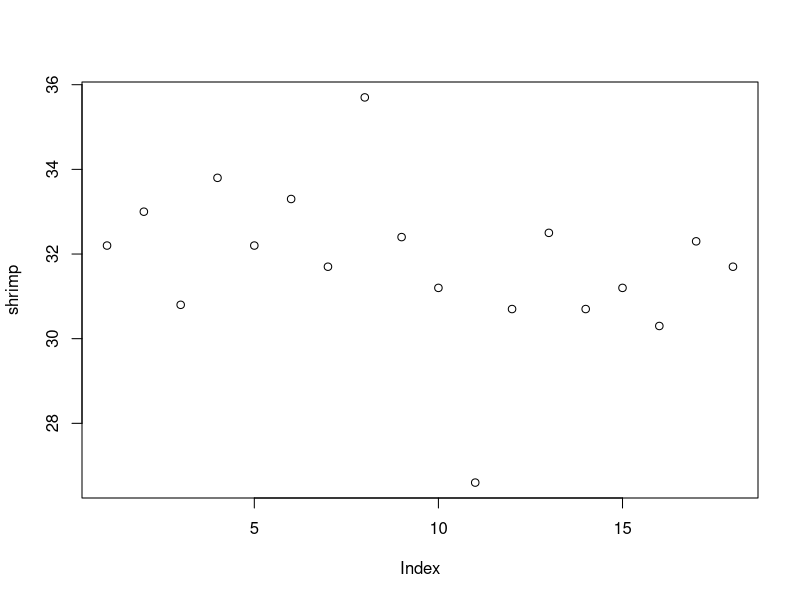

Write the R code that produced this figure.
## ---- chunk 1
library('MASS')


## ---- chunk 2
data('shrimp')
shrimp
## ---- chunk 3
plot(shrimp)
